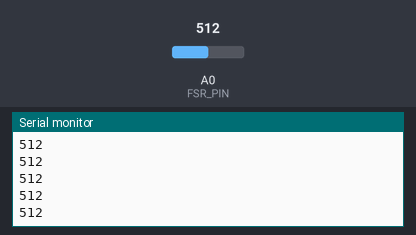
Bench run of a sketch on a simulated Arduino Uno, built with avr-gcc and run on an emulated ATmega328P. Shown: the last lines printed to the serial monitor. Inputs (shaded band) come from the test bench; at power-on: A0 (FSR_PIN) = 512.

Above: at 2.2 s.
2.3 s: A0 (FSR_PIN) set to 716
At 3.3 s:
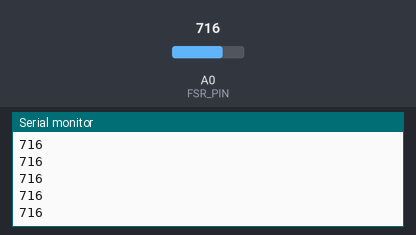
3.8 s: A0 (FSR_PIN) set to 900
At 4.3 s:
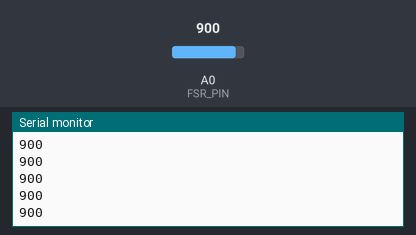
Timing chart, 0 to 6.8 s (numbered marks = the images above; inputs shaded):
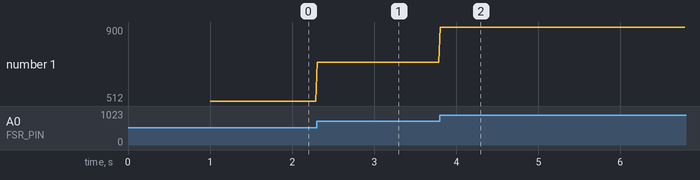

Measured:
- after the input at 2.3 s, the serial monitor: prints a new line at once (image 1)
- after the input at 3.8 s, the serial monitor: prints a new line at once (image 2)
- plotted number 1: 512 → 716 after the input at 2.3 s, 716 → 900 after the input at 3.8 s

The sketch:

sketch_jul23a.ino
```cpp
/*
Project Title:
  Hold Me Down

Date:
  25 July 2026

Author:
  Jialin Xin

How to Run:
  - Connect the FSR circuit to analog pin A0.
  - Upload this code to the Arduino.
  - Close the Arduino Serial Monitor and Serial Plotter.
  - Open the p5.js project in Google Chrome.
  - Click SENSOR and select the Arduino serial port.

What It Does:
  - Reads the pressure sensor connected to A0.
  - Smooths several sensor readings to reduce noise.
  - Sends one numeric sensor value per line at 9600 baud.

Connection:
  - 5V -> FSR -> A0 -> 10k ohm resistor -> GND

AI Use Statement:
  - ChatGPT (https://chat.openai.com/) was used to assist with code debugging
    during development.
*/

const int FSR_PIN = A0;

// Must match the baud rate in sketch.js.
const long BAUD_RATE = 9600;

// Number of readings used for smoothing.
const int SAMPLE_COUNT = 8;

// Send data every 20 milliseconds.
const unsigned long SEND_INTERVAL = 20;

unsigned long previousSendTime = 0;

void setup() {
  Serial.begin(BAUD_RATE);
  pinMode(FSR_PIN, INPUT);

  // Allow the serial connection to initialise.
  delay(1000);
}

void loop() {
  unsigned long currentTime = millis();

  if (currentTime - previousSendTime >= SEND_INTERVAL) {
    previousSendTime = currentTime;

    long total = 0;

    for (int i = 0; i < SAMPLE_COUNT; i++) {
      total += analogRead(FSR_PIN);
      delayMicroseconds(500);
    }

    int sensorValue = total / SAMPLE_COUNT;

    // Send only the number followed by a new line.
    Serial.println(sensorValue);
  }
}
```
